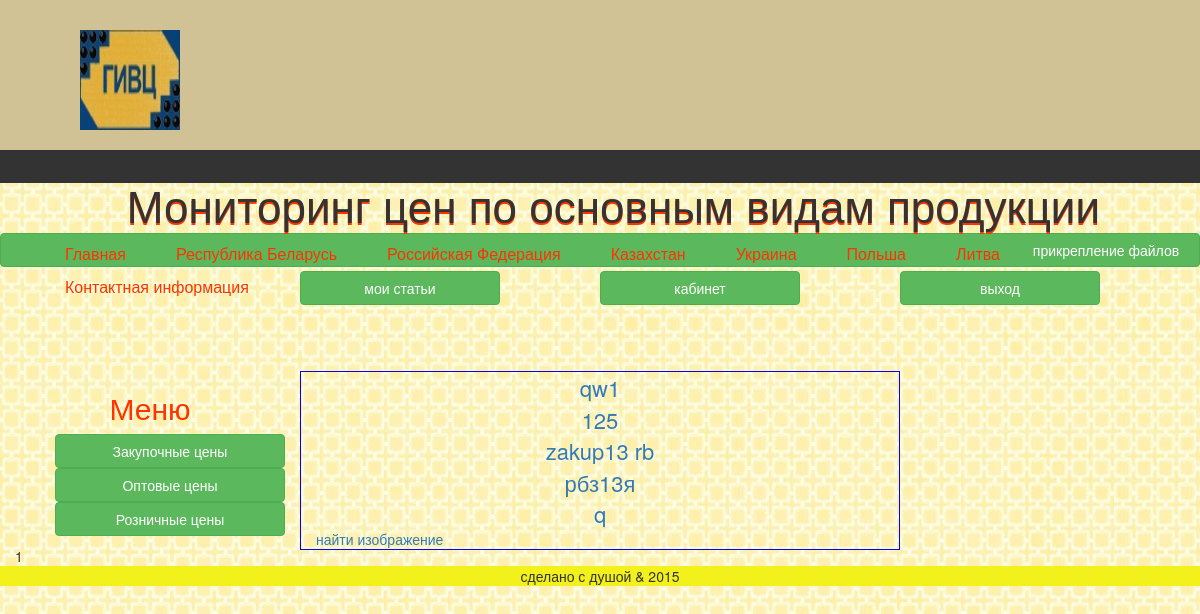
The app's page /zdorov.php (signed in) with its own data.
### tables this page shows
CREATE TABLE IF NOT EXISTS `statias` (
  `id` int(11) NOT NULL AUTO_INCREMENT,
  `cat_id` tinytext NOT NULL,
  `cat_cen_id` tinytext NOT NULL,
  `cat_god_id` tinytext NOT NULL,
  `cat_mes_id` tinytext NOT NULL,
  `name_categoria` tinytext NOT NULL,
  `editor1` text NOT NULL,
  `file_foto` tinytext NOT NULL,
  `table-categoria` tinytext NOT NULL,
  `data_reg` datetime NOT NULL,
  `blockunblock` enum('block','unblock') NOT NULL DEFAULT 'unblock',
  `user_id` int(11) NOT NULL,
  `update1` date NOT NULL,
  `showhide` enum('show','hide') DEFAULT 'show',
  PRIMARY KEY (`id`)
);

### class/Database.php (called while the page is built, shortened)
<?php
class Database{
private $host = DB_HOST;
private $user= DB_USER;
private $pass=DB_PASS;
private $dbname=DB_NAME;
private $port=DB_PORT;
private $dbh;
private $stmt;
public function __construct(){
$dsn='mysql:host=' .$this->host . ';port=' . $this->port.';dbname=' . $this->dbname;
$options=array(
PDO::ATTR_ERRMODE=>PDO::ERRMODE_EXCEPTION
);
try{
$this->dbh=new PDO($dsn, $this->user, $this->pass, $options);
}
catch(PDOException $e){
$this->error=$e->getMessage();
}
}
public function query($query){
    $this->stmt = $this->dbh->prepare($query);
}
public function execute(){
    return $this->stmt->execute();
}
public function resultset(){
    $this->execute();
    return $this->stmt->fetchAll(PDO::FETCH_ASSOC);
}
}

### zdorov.php (the view, shortened to what this page needs)
<?php require_once('templates/top.php');
  	require_once ("class/Database.php");
$database = new Database();
$query="SELECT * FROM statias WHERE showhide='show'";
$database->query($query);
$all = $database->resultset();
foreach($all as $one){
 echo "<div class='art'><a href='#' data_id='".$one['id']."'>".$one['name_categoria']."</a></div>";
}
?>
<a href='#' class='google_search'>найти изображение</a>
<?php require_once("templates/bottom.php");?>

### media/css/style.css (style rules this page uses)
body { background: url(../img/geluzor75.jpg); padding:0; margin:0; }
.col-md-6 div { text-align: center; font-size: 22px; }

### records on screen
statias: name_categoria "qw1"
statias: name_categoria "125"
statias: name_categoria "zakup13 rb"
statias: name_categoria "рбз13я"
statias: name_categoria "q"

### other values on screen
$_SESSION['id'] "1"
